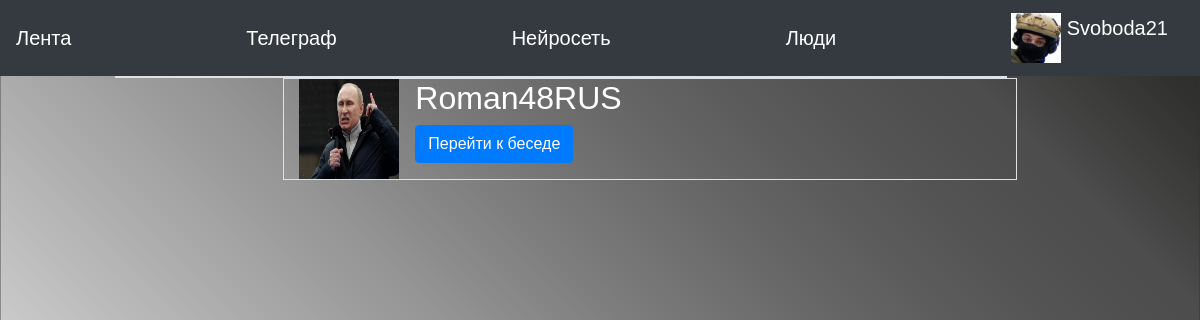
Before: /messages (signed in) with the older database file.
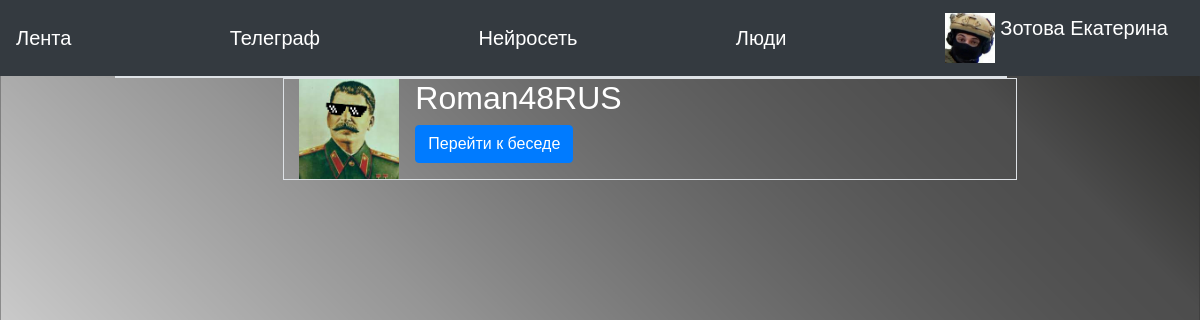
After: the same page with the newer database file.
### data/users.py (models this page shows, shortened)
class User(SqlAlchemyBase, UserMixin, SerializerMixin):
    __tablename__ = 'users'
    id = sqlalchemy.Column(sqlalchemy.Integer,
                           primary_key=True, autoincrement=True)
    name = sqlalchemy.Column(sqlalchemy.String, nullable=True)
    status = sqlalchemy.Column(sqlalchemy.String, nullable=True)
    email = sqlalchemy.Column(sqlalchemy.String,
                              index=True, unique=True, nullable=True)
    hashed_password = sqlalchemy.Column(sqlalchemy.String, nullable=True)
    created_date = sqlalchemy.Column(sqlalchemy.DateTime,
                                     default=datetime.datetime.now)
    friends = sqlalchemy.Column(sqlalchemy.String, nullable=True)
    avatar = sqlalchemy.Column(sqlalchemy.String,
                               default='/static/img/backgrounds/default.png')
    liked_news = sqlalchemy.Column(sqlalchemy.VARCHAR, nullable=True)
    liked_photos = sqlalchemy.Column(sqlalchemy.VARCHAR, nullable=True)
    background = sqlalchemy.Column(sqlalchemy.String, default='/static/img/backgrounds/default.png')
    theme = sqlalchemy.Column(sqlalchemy.Boolean, default=1)
    albums = sqlalchemy.Column(sqlalchemy.VARCHAR)

### main.py (the view)
@app.route('/messages')
@login_required
def messages():
    session = db_session.create_session()
    messages = session.query(Message).filter(
        or_(Message.user_from_id == current_user.id, Message.user_to == current_user.id)).all()
    people_id = []
    people = []
    for elem in messages:
        if not (elem.user_to in people_id or elem.user_from_id in people_id):
            if elem.user_to == current_user.id:
                people.append(session.query(User).filter(User.id == elem.user_from_id).first())
                people_id.append(elem.user_from_id)
            else:
                people.append(session.query(User).filter(User.id == elem.user_to).first())
                people_id.append(elem.user_to)
    print(people_id)
    return render_template('messages.html', base=get_base(), people=people)

### data/db_session.py (called while the page is built)
def create_session() -> Session:
    global __factory
    return __factory()

### main.py (called while the page is built)
def get_base():
    base = BaseForm()
    if current_user.is_authenticated:
        base.background = current_user.background
        base.text_color = 'white' if not current_user.theme else 'black'
        base.back = '#0a0a0a' if not current_user.theme else '#f5f5f5'
        base.back_color = 'black' if not current_user.theme else 'white'
    else:
        base.background = ""
        base.text_color = 'black'
        base.back = '#0a0a0a'
        base.back_color = 'white'
    base.js_for_files = url_for("static", filename="js/bs-custom-file-input.js")
    return base

@login_manager.user_loader
def load_user(user_id):
    session = db_session.create_session()
    return session.query(User).get(user_id)

### templates/messages.html
{% extends "base.html" %}
{% block content %}
<div class="col">
<div class="col-10 border">
</div>
<div class="row justify-content-center">
<div class="col-8 border">
    {% for elem in people %}
    <div class="media">
        <a href="/profile/{{elem.id}}"> <img src="{{elem.avatar}}"
                                             class="align-self-center mr-3" alt="PEP8"
                                             width="100"
                                             height="100" title="{{elem.name}}">
        </a>
        <div class="media-body md-0">
            <h2>{{elem.name}}</h2>
            <a class="btn btn-primary" href="/messages/{{elem.id}}" role="button">Перейти к беседе</a>
        </div>
    </div>
    {% endfor %}
</div>
</div>
    </div>
{% endblock %}

### templates/base.html (shortened to what this page needs)
<!doctype html>
<html lang="en">
<head>
    <link rel="stylesheet"
          href="https://stackpath.bootstrapcdn.com/bootstrap/4.4.1/css/bootstrap.min.css"
>
</head>
<body>
<header>
    <nav class="navbar navbar-dark bg-dark">
        <a class="navbar-brand" href="/">Лента</a>
        {% if current_user.is_authenticated %}
        <a class="navbar-brand" href="/messages">Телеграф</a>
        <a class="navbar-brand" href="/construct/meme">Нейросеть</a>
        <a class="navbar-brand" href="/people">Люди</a>
        <a class="navbar-brand" href="/profile/{{current_user.id}}">
            <img src={{current_user.avatar}}
                 width="50" height="50"
                 alt="PEP8" class="d-inline-block align-top"> {{current_user.name}}
        </a>
        {% else %}
        <p>
            <a class="btn btn-primary " href="/register">Зарегистрироваться</a>
            <a class="btn btn-success" href="/login">Войти</a>
        </p>
        {% endif %}
    </nav>
</header>
<main role="main" class="container-fluid">
<div class="row">
    <div class="col-1"></div>
    {% block content %}{% endblock %}
</div>
</main>
</body>
</html>

Changed rows visible on the page:
changed User: name "Svoboda21" → "Зотова Екатерина"
changed User "Roman48RUS": avatar: a different picture
